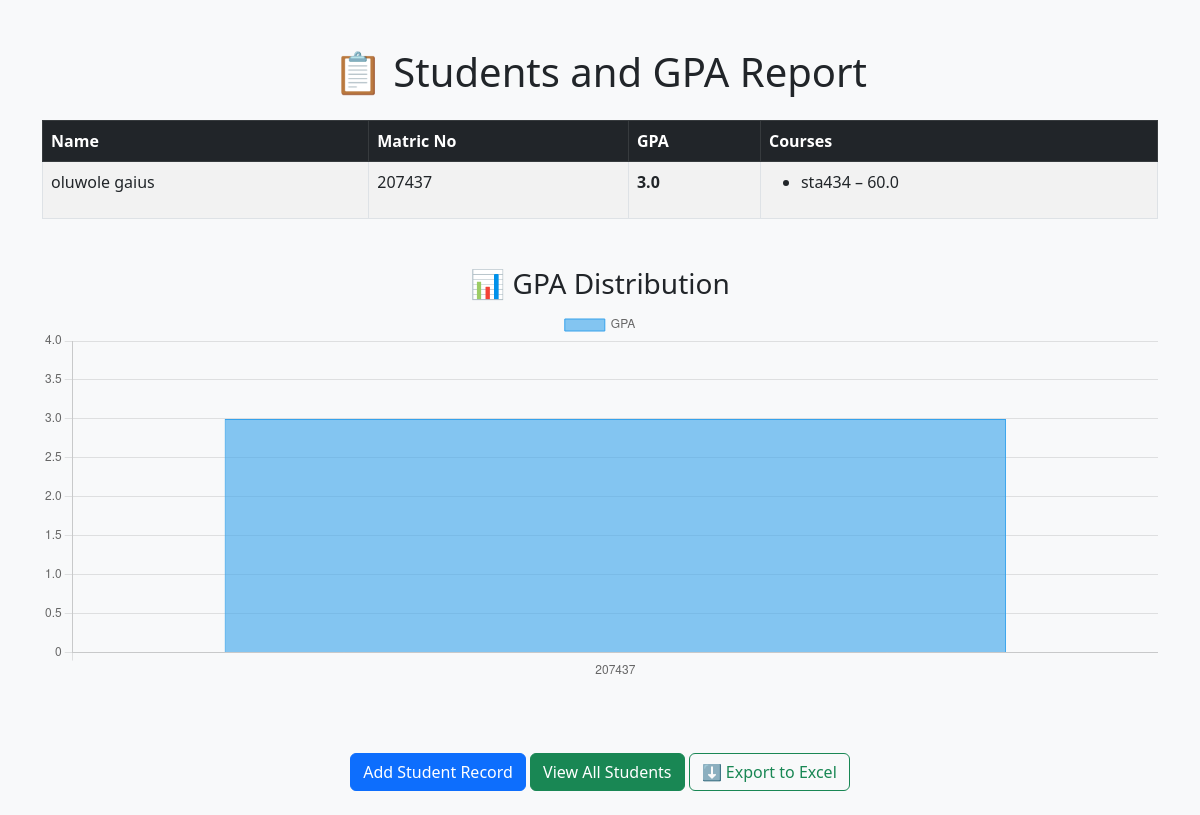
Before: /students with the older database file.
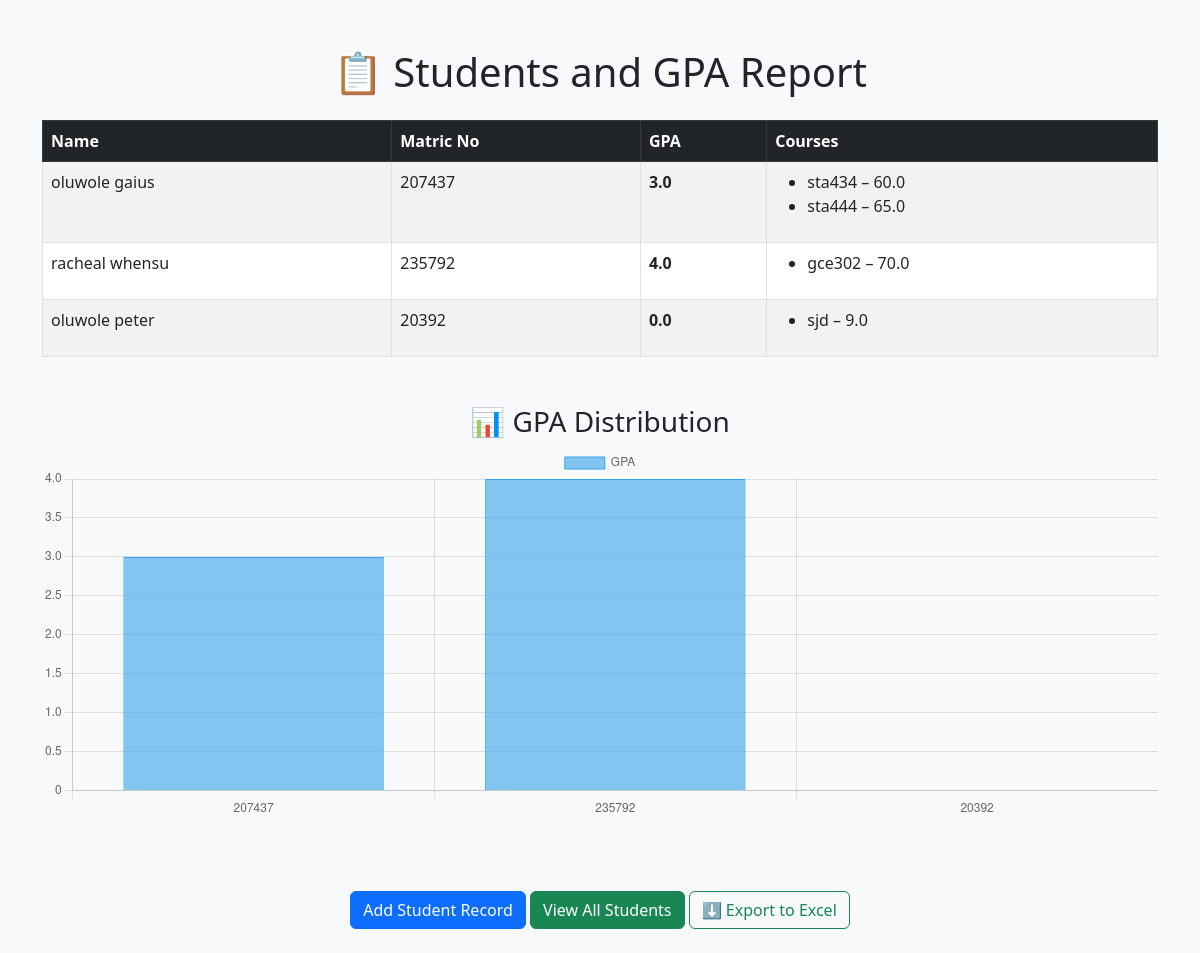
After: the same page with the newer database file.
### app.py (models this page shows)
class Student(db.Model):
    id = db.Column(db.Integer, primary_key=True)
    name = db.Column(db.String(100), nullable=False)
    matric_no = db.Column(db.String(50), unique=True, nullable=False)
    courses = db.relationship('CourseGrade', backref='student', lazy=True)

class CourseGrade(db.Model):
    id = db.Column(db.Integer, primary_key=True)
    course_name = db.Column(db.String(100), nullable=False)
    score = db.Column(db.Float, nullable=False)
    student_id = db.Column(db.Integer, db.ForeignKey('student.id'), nullable=False)

### app.py (the view)
@app.route('/students')
def list_students():
    students = Student.query.all()
    student_data = []
    for student in students:
        gpa = calculate_gpa(student.courses)
        student_data.append({
            'name': student.name,
            'matric': student.matric_no,
            'gpa': gpa,
            'courses': student.courses
        })
    return render_template('students.html', students=student_data)

### app.py (called while the page is built)
def calculate_gpa(grades):
    total_points = 0
    total_courses = len(grades)
    for grade in grades:
        score = grade.score
        if score >= 70:
            points = 4.0
        elif score >= 60:
            points = 3.0
        elif score >= 50:
            points = 2.0
        elif score >= 45:
            points = 1.0
        else:
            points = 0.0
        total_points += points
    return round(total_points / total_courses, 2) if total_courses > 0 else 0.0

### templates/students.html (shortened to what this page needs)
<!DOCTYPE html>
<html lang="en">
<head>
    <link href="https://cdn.jsdelivr.net/npm/bootstrap@5.3.0/dist/css/bootstrap.min.css" rel="stylesheet">
</head>
<body class="bg-light text-dark">
    <div class="container py-5">
        <h1 class="text-center mb-4">📋 Students and GPA Report</h1>
        <table class="table table-bordered table-striped">
            <thead class="table-dark">
                <tr>
                    <th>Name</th>
                    <th>Matric No</th>
                    <th>GPA</th>
                    <th>Courses</th>
                </tr>
            </thead>
            <tbody>
                {% for student in students %}
                <tr>
                    <td>{{ student.name }}</td>
                    <td>{{ student.matric }}</td>
                    <td><strong>{{ student.gpa }}</strong></td>
                    <td>
                        <ul>
                            {% for course in student.courses %}
                            <li>{{ course.course_name }} – {{ course.score }}</li>
                            {% endfor %}
                        </ul>
                    </td>
                </tr>
                {% endfor %}
            </tbody>
        </table>
        <h3 class="text-center mt-5">📊 GPA Distribution</h3>
        <canvas id="gpaChart" height="100"></canvas>
    </div>
    <div class="text-center my-4">
        <a href="/add" class="btn btn-primary">Add Student Record</a>
        <a href="/students" class="btn btn-success">View All Students</a>
            <a href="/export/excel" class="btn btn-outline-success">⬇️ Export to Excel</a>
    </div>
    <script>
        const labels = {{ students | map(attribute='matric') | list | tojson | safe }};
        const gpaData = {{ students | map(attribute='gpa') | list | tojson | safe }};
        const ctx = document.getElementById('gpaChart').getContext('2d');
        const gpaChart = new Chart(ctx, {
            type: 'bar',
            data: {
                labels: labels,
                datasets: [{
                    label: 'GPA',
                    data: gpaData,
                    backgroundColor: 'rgba(54, 162, 235, 0.6)',
                    borderColor: 'rgba(54, 162, 235, 1)',
                    borderWidth: 1
                }]
            },
            options: {
                scales: {
                    y: {
                        suggestedMin: 0,
                        suggestedMax: 4,
                        ticks: {
                            stepSize: 0.5
                        }
                    }
                }
            }
        });
    </script>
</body>
</html>

Changed rows visible on the page:
added CourseGrade: course_name "sta444", score "65.0", shown under Student "oluwole gaius"
added Student: name "racheal whensu", matric "235792", gpa "4.0"
added CourseGrade: course_name "gce302", score "70.0", shown under "racheal whensu"
added Student: name "oluwole peter", matric "20392", gpa "0.0"
added CourseGrade: course_name "sjd", score "9.0", shown under "oluwole peter"
Other visible differences:
chart data {{ students | map(attribute='matric') | list | tojson | safe }}: ["207437"] → ["207437", "235792", "20392"]
chart data {{ students | map(attribute='gpa') | list | tojson | safe }}: [3.0] → [3.0, 4.0, 0.0]
